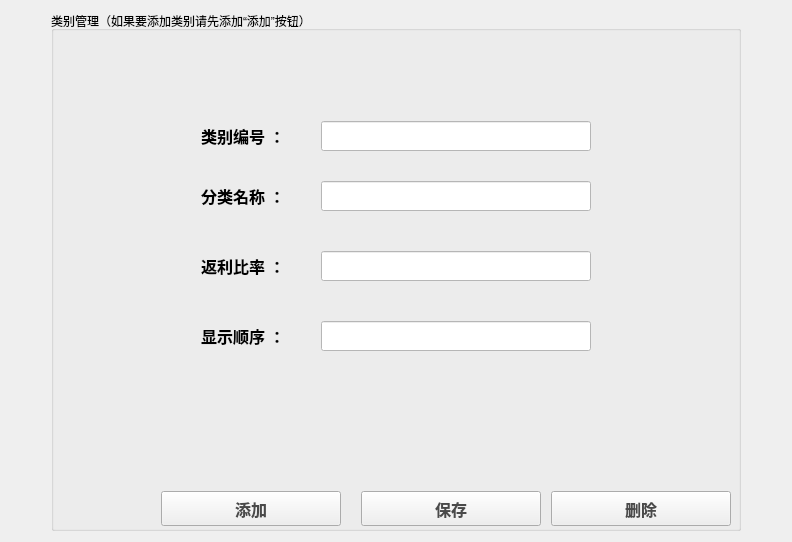
     <widget class="QWidget" name="page_3">
      <layout class="QHBoxLayout" name="horizontalLayout_7">
       <item>
        <layout class="QHBoxLayout" name="horizontalLayout_6">
         <item>
          <spacer name="horizontalSpacer_6">
           <property name="orientation">
            <enum>Qt::Horizontal</enum>
           </property>
           <property name="sizeHint" stdset="0">
            <size>
             <width>40</width>
             <height>20</height>
            </size>
           </property>
          </spacer>
         </item>
         <item>
          <widget class="QGroupBox" name="classGroupBox">
           <property name="minimumSize">
            <size>
             <width>690</width>
             <height>520</height>
            </size>
           </property>
           <property name="maximumSize">
            <size>
             <width>690</width>
             <height>520</height>
            </size>
           </property>
           <property name="title">
            <string>类别管理（如果要添加类别请先添加“添加”按钮）</string>
           </property>
           <widget class="QLabel" name="label_4">
            <property name="geometry">
             <rect>
              <x>150</x>
              <y>110</y>
              <width>101</width>
              <height>30</height>
             </rect>
            </property>
            <property name="sizePolicy">
             <sizepolicy hsizetype="Fixed" vsizetype="Preferred">
              <horstretch>0</horstretch>
              <verstretch>0</verstretch>
             </sizepolicy>
            </property>
            <property name="minimumSize">
             <size>
              <width>0</width>
              <height>30</height>
             </size>
            </property>
            <property name="maximumSize">
             <size>
              <width>300</width>
              <height>16777215</height>
             </size>
            </property>
            <property name="font">
             <font>
              <family>黑体</family>
              <pointsize>12</pointsize>
              <weight>75</weight>
              <bold>true</bold>
             </font>
            </property>
            <property name="layoutDirection">
             <enum>Qt::LeftToRight</enum>
            </property>
            <property name="text">
             <string>类别编号 ：    </string>
            </property>
           </widget>
           <widget class="QLineEdit" name="goodIDLine">
            <property name="enabled">
             <bool>false</bool>
            </property>
            <property name="geometry">
             <rect>
              <x>270</x>
              <y>110</y>
              <width>270</width>
              <height>30</height>
             </rect>
            </property>
            <property name="sizePolicy">
             <sizepolicy hsizetype="Expanding" vsizetype="Expanding">
              <horstretch>0</horstretch>
              <verstretch>0</verstretch>
             </sizepolicy>
            </property>
            <property name="minimumSize">
             <size>
              <width>0</width>
              <height>30</height>
             </size>
            </property>
            <property name="maximumSize">
             <size>
              <width>450</width>
              <height>30</height>
             </size>
            </property>
            <property name="styleSheet">
             <string notr="true">background-color: rgb(255, 255, 255);</string>
            </property>
            <property name="maxLength">
             <number>100</number>
            </property>
           </widget>
           <widget class="QLineEdit" name="goodNameLine">
            <property name="geometry">
             <rect>
              <x>270</x>
              <y>170</y>
              <width>270</width>
              <height>30</height>
             </rect>
            </property>
            <property name="sizePolicy">
             <sizepolicy hsizetype="Expanding" vsizetype="Expanding">
              <horstretch>0</horstretch>
              <verstretch>0</verstretch>
             </sizepolicy>
            </property>
            <property name="minimumSize">
             <size>
              <width>0</width>
              <height>30</height>
             </size>
            </property>
            <property name="maximumSize">
             <size>
              <width>450</width>
              <height>30</height>
             </size>
            </property>
            <property name="styleSheet">
             <string notr="true">background-color: rgb(255, 255, 255);</string>
            </property>
            <property name="maxLength">
             <number>200</number>
            </property>
           </widget>
           <widget class="QLabel" name="label_5">
            <property name="geometry">
             <rect>
              <x>150</x>
              <y>170</y>
              <width>111</width>
              <height>30</height>
             </rect>
            </property>
            <property name="sizePolicy">
             <sizepolicy hsizetype="Fixed" vsizetype="Preferred">
              <horstretch>0</horstretch>
              <verstretch>0</verstretch>
             </sizepolicy>
            </property>
            <property name="minimumSize">
             <size>
              <width>0</width>
              <height>30</height>
             </size>
            </property>
            <property name="maximumSize">
             <size>
              <width>300</width>
              <height>16777215</height>
             </size>
            </property>
            <property name="font">
             <font>
              <family>黑体</family>
              <pointsize>12</pointsize>
              <weight>75</weight>
              <bold>true</bold>
             </font>
            </property>
            <property name="layoutDirection">
             <enum>Qt::LeftToRight</enum>
            </property>
            <property name="text">
             <string>分类名称 ：    </string>
            </property>
           </widget>
           <widget class="QLabel" name="label_6">
            <property name="geometry">
             <rect>
              <x>150</x>
              <y>240</y>
              <width>101</width>
              <height>30</height>
             </rect>
            </property>
            <property name="sizePolicy">
             <sizepolicy hsizetype="Fixed" vsizetype="Preferred">
              <horstretch>0</horstretch>
              <verstretch>0</verstretch>
             </sizepolicy>
            </property>
            <property name="minimumSize">
             <size>
              <width>0</width>
              <height>30</height>
             </size>
            </property>
            <property name="maximumSize">
             <size>
              <width>300</width>
              <height>16777215</height>
             </size>
            </property>
            <property name="font">
             <font>
              <family>黑体</family>
              <pointsize>12</pointsize>
              <weight>75</weight>
              <bold>true</bold>
             </font>
            </property>
            <property name="layoutDirection">
             <enum>Qt::LeftToRight</enum>
            </property>
            <property name="text">
             <string>返利比率 ：    </string>
            </property>
           </widget>
           <widget class="QLineEdit" name="goodScaleLine">
            <property name="geometry">
             <rect>
              <x>270</x>
              <y>240</y>
              <width>270</width>
              <height>30</height>
             </rect>
            </property>
            <property name="sizePolicy">
             <sizepolicy hsizetype="Expanding" vsizetype="Expanding">
              <horstretch>0</horstretch>
              <verstretch>0</verstretch>
             </sizepolicy>
            </property>
            <property name="minimumSize">
             <size>
              <width>0</width>
              <height>30</height>
             </size>
            </property>
            <property name="maximumSize">
             <size>
              <width>450</width>
              <height>30</height>
             </size>
            </property>
            <property name="styleSheet">
             <string notr="true">background-color: rgb(255, 255, 255);</string>
            </property>
           </widget>
           <widget class="QLabel" name="label_13">
            <property name="geometry">
             <rect>
              <x>150</x>
              <y>310</y>
              <width>101</width>
              <height>30</height>
             </rect>
            </property>
            <property name="sizePolicy">
             <sizepolicy hsizetype="Fixed" vsizetype="Preferred">
              <horstretch>0</horstretch>
              <verstretch>0</verstretch>
             </sizepolicy>
            </property>
            <property name="minimumSize">
             <size>
              <width>0</width>
              <height>30</height>
             </size>
            </property>
            <property name="maximumSize">
             <size>
              <width>300</width>
              <height>16777215</height>
             </size>
            </property>
            <property name="font">
             <font>
              <family>黑体</family>
              <pointsize>12</pointsize>
              <weight>75</weight>
              <bold>true</bold>
             </font>
            </property>
            <property name="layoutDirection">
             <enum>Qt::LeftToRight</enum>
            </property>
            <property name="text">
             <string>显示顺序 ：    </string>
            </property>
           </widget>
           <widget class="QLineEdit" name="goodOrderLine">
            <property name="geometry">
             <rect>
              <x>270</x>
              <y>310</y>
              <width>270</width>
              <height>30</height>
             </rect>
            </property>
            <property name="sizePolicy">
             <sizepolicy hsizetype="Expanding" vsizetype="Expanding">
              <horstretch>0</horstretch>
              <verstretch>0</verstretch>
             </sizepolicy>
            </property>
            <property name="minimumSize">
             <size>
              <width>0</width>
              <height>30</height>
             </size>
            </property>
            <property name="maximumSize">
             <size>
              <width>450</width>
              <height>30</height>
             </size>
            </property>
            <property name="styleSheet">
             <string notr="true">background-color: rgb(255, 255, 255);</string>
            </property>
           </widget>
           <widget class="QPushButton" name="addClassOkBtn">
            <property name="geometry">
             <rect>
              <x>110</x>
              <y>480</y>
              <width>180</width>
              <height>35</height>
             </rect>
            </property>
            <property name="sizePolicy">
             <sizepolicy hsizetype="Maximum" vsizetype="Fixed">
              <horstretch>0</horstretch>
              <verstretch>0</verstretch>
             </sizepolicy>
            </property>
            <property name="minimumSize">
             <size>
              <width>180</width>
              <height>35</height>
             </size>
            </property>
            <property name="font">
             <font>
              <family>黑体</family>
              <pointsize>12</pointsize>
              <weight>75</weight>
              <bold>true</bold>
             </font>
            </property>
            <property name="styleSheet">
             <string notr="true">QPushButton { 
border-image: url(:/MyShopping/anniu_1.png);
background-image: url(:/MyShopping/anniu_1.png);
color: rgb(74,74,74);
}
QPushButton:hover { 
background-image: url(:/MyShopping/anniu_2.png);
border-image: url(:/MyShopping/anniu_2.png);
color: rgb(255, 255, 255);
}

QPushButton:pressed {
background-image: url(:/MyShopping/anniu_3.png);
border-image: url(:/MyShopping/anniu_3.png);
color: rgb(255, 255, 255);
}</string>
            </property>
            <property name="text">
             <string>添加</string>
            </property>
           </widget>
           <widget class="QPushButton" name="classDelBtn">
            <property name="geometry">
             <rect>
              <x>500</x>
              <y>480</y>
              <width>180</width>
              <height>35</height>
             </rect>
            </property>
            <property name="sizePolicy">
             <sizepolicy hsizetype="Maximum" vsizetype="Fixed">
              <horstretch>0</horstretch>
              <verstretch>0</verstretch>
             </sizepolicy>
            </property>
            <property name="minimumSize">
             <size>
              <width>180</width>
              <height>35</height>
             </size>
            </property>
            <property name="font">
             <font>
              <family>黑体</family>
              <pointsize>12</pointsize>
              <weight>75</weight>
              <bold>true</bold>
             </font>
            </property>
            <property name="styleSheet">
             <string notr="true">QPushButton { 
border-image: url(:/MyShopping/anniu_1.png);
background-image: url(:/MyShopping/anniu_1.png);
color: rgb(74,74,74);
}
QPushButton:hover { 
background-image: url(:/MyShopping/anniu_2.png);
border-image: url(:/MyShopping/anniu_2.png);
color: rgb(255, 255, 255);
}

QPushButton:pressed {
background-image: url(:/MyShopping/anniu_3.png);
border-image: url(:/MyShopping/anniu_3.png);
color: rgb(255, 255, 255);
}</string>
            </property>
            <property name="text">
             <string>删除</string>
            </property>
           </widget>
           <widget class="QPushButton" name="classOkBtn">
            <property name="geometry">
             <rect>
              <x>310</x>
              <y>480</y>
              <width>180</width>
              <height>35</height>
             </rect>
            </property>
            <property name="sizePolicy">
             <sizepolicy hsizetype="Maximum" vsizetype="Fixed">
              <horstretch>0</horstretch>
              <verstretch>0</verstretch>
             </sizepolicy>
            </property>
            <property name="minimumSize">
             <size>
              <width>180</width>
              <height>35</height>
             </size>
            </property>
            <property name="font">
             <font>
              <family>黑体</family>
              <pointsize>12</pointsize>
              <weight>75</weight>
              <bold>true</bold>
             </font>
            </property>
            <property name="styleSheet">
             <string notr="true">QPushButton { 
border-image: url(:/MyShopping/anniu_1.png);
background-image: url(:/MyShopping/anniu_1.png);
color: rgb(74,74,74);
}
QPushButton:hover { 
background-image: url(:/MyShopping/anniu_2.png);
border-image: url(:/MyShopping/anniu_2.png);
color: rgb(255, 255, 255);
}

QPushButton:pressed {
background-image: url(:/MyShopping/anniu_3.png);
border-image: url(:/MyShopping/anniu_3.png);
color: rgb(255, 255, 255);
}</string>
            </property>
            <property name="text">
             <string>保存</string>
            </property>
           </widget>
          </widget>
         </item>
         <item>
          <spacer name="horizontalSpacer_7">
           <property name="orientation">
            <enum>Qt::Horizontal</enum>
           </property>
           <property name="sizeHint" stdset="0">
            <size>
             <width>40</width>
             <height>20</height>
            </size>
           </property>
          </spacer>
         </item>
        </layout>
       </item>
      </layout>
     </widget>
